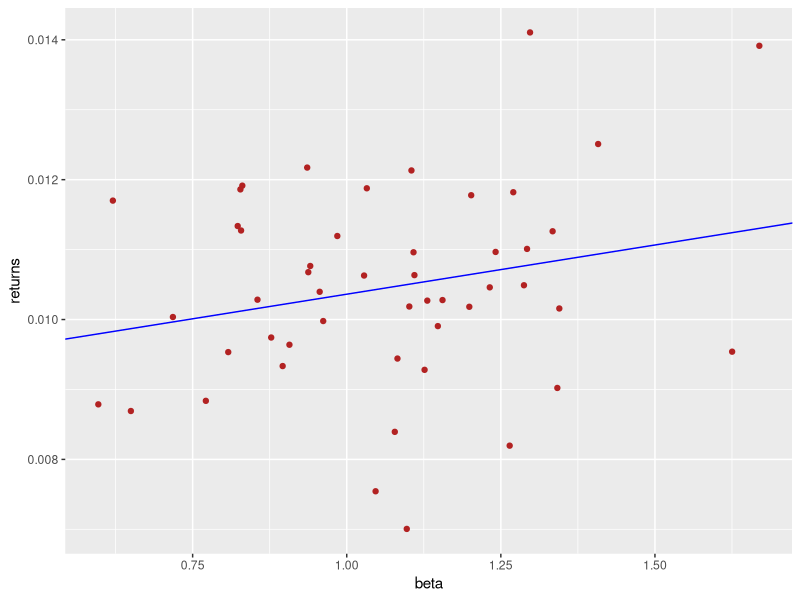
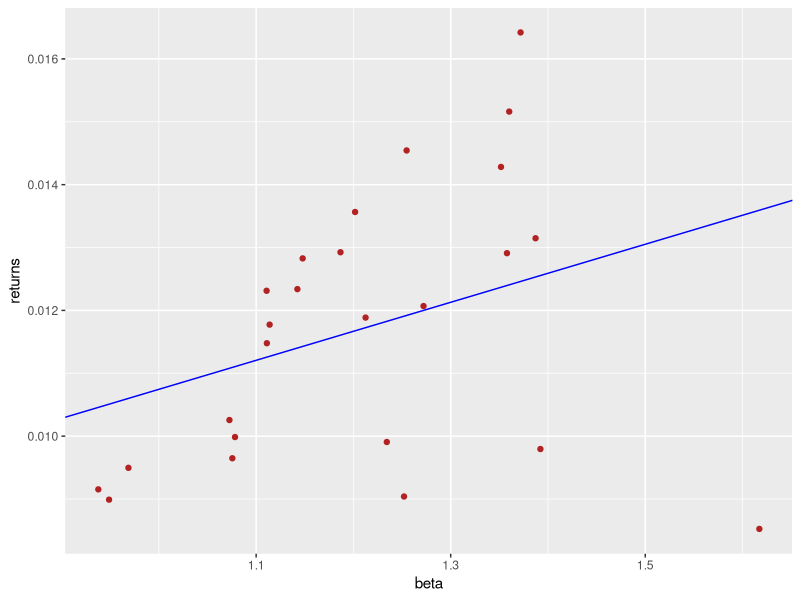
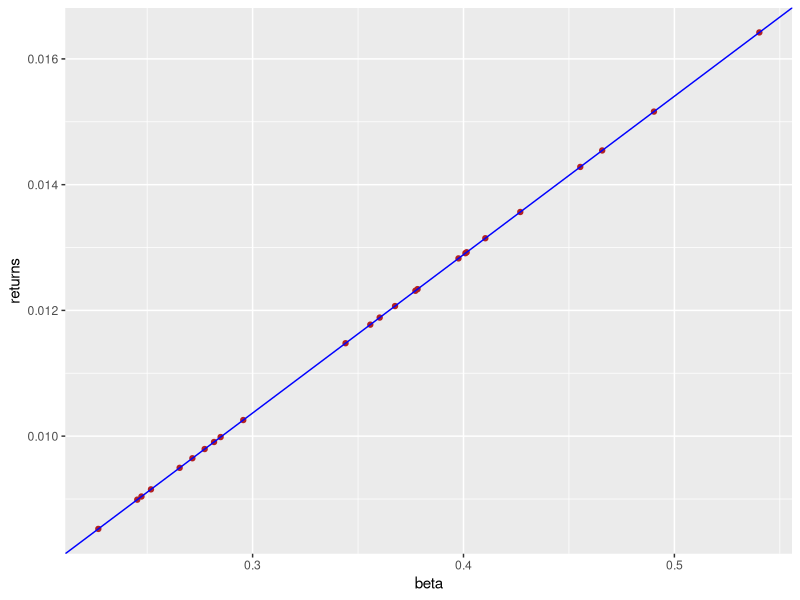

Write the R code that produced these figures, in order.
library(readr)
library(ggplot2)
library(MASS)

setwd("~/Applied_Quant_Finance")
rm(list=ls())

#Question 1B
raw_market <- read_csv("PS3_Market.csv")
raw_market <- raw_market / 100
raw_market$excess <- raw_market$`Mkt-RF` - raw_market$RF
rf_return <- mean(raw_market$RF)
raw_industry <- read_csv("PS3_Industry_Returns.csv")
raw_industry <- raw_industry / 100

raw_industry[raw_industry <= -.99] <- NA
beta_vector = as.numeric()

for (i in 2:50){
  temp <- data.frame(Date = raw_industry$Date, industry = raw_industry[,i])
  merged_temp <- merge(temp, raw_market, by="Date")
  merged_temp <- subset(merged_temp, !is.na(merged_temp$industry)) #LOOK HERE EMILY
  beta <- cov(merged_temp$industry, merged_temp$excess)/var(merged_temp$excess)
  beta_vector <- c(beta_vector, beta)
}

gam_zero_vector = c()
gam_one_vector = c()
for (i in 1:1069){
  returns_vector <- t(as.matrix(raw_industry[i,2:50]))
  reg_df <- data.frame(returns = returns_vector[,1], betas = beta_vector)
  reg_df <- subset(reg_df, !is.na(reg_df$returns))
  model <- lm(returns ~ betas, data = reg_df)
  gamma_zero <- coef(summary(model))[1,1]
  gam_zero_vector <- c(gam_zero_vector, gamma_zero)
  gamma_one <- coef(summary(model))[2,1]
  gam_one_vector <- c(gam_one_vector, gamma_one)
}

gam_zero_mean <- mean(gam_zero_vector)
gam_one_mean <- mean(gam_one_vector)

gz_st_err <- sd(gam_zero_vector) / sqrt(1069)
go_st_err <- sd(gam_one_vector) / sqrt(1069)

gz_t <- gam_zero_mean / gz_st_err
go_t <- gam_one_mean / go_st_err

gz_t_2 <- (gam_zero_mean - rf_return) / gz_st_err
go_t_2 <- (gam_one_mean - mean(raw_market$excess)) / go_st_err

#1C
avg_rtn <- sapply(raw_industry[,2:50], mean, na.rm=TRUE)
model <- lm(avg_rtn ~ beta_vector)
coef_vector <- c(coef(summary(model))[1,1], coef(summary(model))[2,1])
st_err_vector <- c(coef(summary(model))[1,2], coef(summary(model))[2,2])

#1D
plot_df = data.frame(returns = avg_rtn, beta = beta_vector)
first_plot <- ggplot(data = plot_df, aes(x = beta, y = returns)) + 
              geom_point(color = "firebrick") +
              geom_abline(slope = coef_vector[2], intercept = coef_vector[1], color = "blue")


#1F
industry_size <- read_csv("PS3_Industry_Size.csv")
industry_beme <- read_csv("PS3_Industry_BEME.csv")
industry_size[industry_size <= -.99] <- NA
industry_beme[industry_beme <= -.99] <- NA
expanded_beme <- industry_beme[1,]
for (i in 1:90){
  for (j in 1:12){
    expanded_beme <- rbind(expanded_beme, industry_beme[i,])
  }
}
expanded_beme <- expanded_beme[8:1081,1:50]
expanded_beme <- expanded_beme[1:1069, 1:50]

gam_zero_vector2 = c()
gam_one_vector2 = c()
gam_size_vector2 = c()
gam_beme_vector2 = c()

for (i in 13:1069){
  returns_vector <- t(as.matrix(raw_industry[i,2:50]))
  beme_vector <- t(as.matrix(expanded_beme[(i-12), 2:50]))
  size_vector <- t(as.matrix(industry_size[(i-1), 2:50]))
  
  reg_df <- data.frame(returns = returns_vector[,1], betas = beta_vector, known_size = size_vector[,1], beme = beme_vector[,1])
  reg_df <- subset(reg_df, !is.na(reg_df$returns))
  reg_df <- subset(reg_df, !is.na(reg_df$known_size))
  reg_df <- subset(reg_df, !is.na(reg_df$beme))
  
  model <- lm(returns ~ betas + log(known_size) + log(beme), data = reg_df)
  
  gamma_zero <- coef(summary(model))[1,1]
  gam_zero_vector2 <- c(gam_zero_vector2, gamma_zero)
  gamma_one <- coef(summary(model))[2,1]
  gam_one_vector2 <- c(gam_one_vector2, gamma_one)
  gamma_size <- coef(summary(model))[3,1]
  gam_size_vector2 <- c(gam_size_vector2, gamma_size)
  gamma_beme <- coef(summary(model))[4,1]
  gam_beme_vector2 <- c(gam_beme_vector2, gamma_beme)
}

g_z_mean2 <- mean(gam_zero_vector2)
g_o_mean2 <- mean(gam_one_vector2)
g_size_mean2 <- mean(gam_size_vector2)
g_beme_mean2 <- mean(gam_beme_vector2)


#2B
raw_portfolio <- read_csv("PS3_Custom_Returns.csv")
raw_portfolio <- raw_portfolio / 100
raw_portfolio[raw_portfolio <= -.99] <- NA

port_beta_vector <- as.numeric()
for (i in 2:26){
  temp <- data.frame(Date = raw_portfolio$Date, portfolio = raw_portfolio[,i])
  merged_temp <- merge(temp, raw_market, by="Date")
  merged_temp <- subset(merged_temp, !is.na(merged_temp$portfolio))
  beta <- cov(merged_temp$portfolio, merged_temp$excess)/var(merged_temp$excess)
  port_beta_vector <- c(port_beta_vector, beta)
}

port_gam_zero_vector = c()
port_gam_one_vector = c()
for (i in 1:1073){
  returns_vector <- t(as.matrix(raw_portfolio[i,2:26]))
  reg_df <- data.frame(returns = returns_vector[,1], betas = port_beta_vector)
  reg_df <- subset(reg_df, !is.na(reg_df$returns))
  model <- lm(returns ~ betas, data = reg_df)
  gamma_zero <- coef(summary(model))[1,1]
  port_gam_zero_vector <- c(gam_zero_vector, gamma_zero)
  gamma_one <- coef(summary(model))[2,1]
  port_gam_one_vector <- c(gam_one_vector, gamma_one)
}

port_gam_zero_mean <- mean(port_gam_zero_vector)
port_gam_one_mean <- mean(port_gam_one_vector)

port_gz_st_err <- sd(port_gam_zero_vector) / sqrt(1069)
port_go_st_err <- sd(port_gam_one_vector) / sqrt(1069)

port_gz_t <- port_gam_zero_mean / port_gz_st_err
port_go_t <- port_gam_one_mean / port_go_st_err

#2C
avg_port_rtn <- sapply(raw_portfolio[,2:26], mean, na.rm=TRUE)
model <- lm(avg_port_rtn ~ port_beta_vector)
port_coef_vector <- c(coef(summary(model))[1,1], coef(summary(model))[2,1])
port_st_err_vector <- c(coef(summary(model))[1,2], coef(summary(model))[2,2])

#2D
plot_port_df = data.frame(returns = avg_port_rtn, beta = port_beta_vector)
second_plot <- ggplot(data = plot_port_df, aes(x = beta, y = returns)) + 
               geom_point(color = "firebrick") +
               geom_abline(slope = port_coef_vector[2], intercept = port_coef_vector[1], color = "blue")
#2F
portfolio_size <- read_csv("PS3_Custom_Size.csv")
portfolio_beme <- read_csv("PS3_Custom_BEME.csv")
portfolio_size[portfolio_size <= -.99] <- NA
portfolio_beme[portfolio_beme <= -.99] <- NA
expanded_beme <- portfolio_beme[1,]
for (i in 1:90){
  for (j in 1:12){
    expanded_beme <- rbind(expanded_beme, portfolio_beme[i,])
  }
}
expanded_beme <- expanded_beme[8:1081,1:26]

port_gam_zero_vector2 = c()
port_gam_one_vector2 = c()
port_gam_size_vector2 = c()
port_gam_beme_vector2 = c()

for (i in 13:1069){
  returns_vector <- t(as.matrix(raw_portfolio[i,2:26]))
  beme_vector <- t(as.matrix(expanded_beme[(i-12), 2:26]))
  size_vector <- t(as.matrix(industry_size[(i-1), 2:26]))
  
  reg_df <- data.frame(returns = returns_vector[,1], betas = port_beta_vector, known_size = size_vector[,1], beme = beme_vector[,1])
  reg_df <- subset(reg_df, !is.na(reg_df$returns))
  reg_df <- subset(reg_df, !is.na(reg_df$known_size))
  reg_df <- subset(reg_df, !is.na(reg_df$beme))
  
  model <- lm(returns ~ betas + log(known_size) + log(beme), data = reg_df)
  
  gamma_zero <- coef(summary(model))[1,1]
  port_gam_zero_vector2 <- c(port_gam_zero_vector2, gamma_zero)
  gamma_one <- coef(summary(model))[2,1]
  port_gam_one_vector2 <- c(port_gam_one_vector2, gamma_one)
  gamma_size <- coef(summary(model))[3,1]
  port_gam_size_vector2 <- c(port_gam_size_vector2, gamma_size)
  gamma_beme <- coef(summary(model))[4,1]
  port_gam_beme_vector2 <- c(port_gam_beme_vector2, gamma_beme)
}

port_g_z_mean2 <- mean(port_gam_zero_vector2)
port_g_o_mean2 <- mean(port_gam_one_vector2)
port_g_size_mean2 <- mean(port_gam_size_vector2)
port_g_beme_mean2 <- mean(port_gam_beme_vector2)

#2C with tangency portfolio
vcov_mat = cov(raw_portfolio[2:26])
v_inv = ginv(vcov_mat)
avg_port_rtn2 = avg_port_rtn - rf_return
one_v = rep(1, 25)
tan_weights <- (v_inv %*% avg_port_rtn2) / (as.vector(t(one_v) %*% v_inv %*% avg_port_rtn2))

port_returns <- as.matrix(raw_portfolio[2:26])
tan_return <- as.data.frame(port_returns %*% tan_weights)
tan_return$Date = raw_portfolio$Date

tan_beta_vector <- as.numeric()
for (i in 2:26){
  temp <- data.frame(Date = raw_portfolio$Date, portfolio = raw_portfolio[,i])
  merged_temp <- merge(temp, tan_return, by="Date")
  merged_temp <- subset(merged_temp, !is.na(merged_temp$portfolio))
  weight_holder = rep(0, 25)
  weight_holder[(i-1)] = 1
  beta <- cov(merged_temp$portfolio, merged_temp$V1)/var(merged_temp$V1)
  tan_beta_vector <- c(tan_beta_vector, beta)
}

model <- lm(avg_port_rtn ~ tan_beta_vector)
tan_coef_vector <- c(coef(summary(model))[1,1], coef(summary(model))[2,1])
tan_st_err_vector <- c(coef(summary(model))[1,2], coef(summary(model))[2,2])

#2D with Tangency
plot_tan_df = data.frame(returns = avg_port_rtn, beta = tan_beta_vector)
third_plot <- ggplot(data = plot_tan_df, aes(x = beta, y = returns)) + 
              geom_point(color = "firebrick") +
              geom_abline(slope = tan_coef_vector[2], intercept = tan_coef_vector[1], color = "blue")

